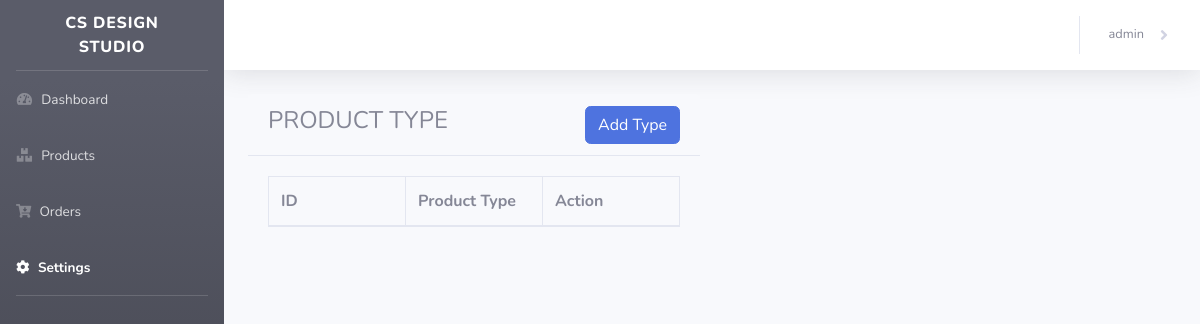
Before: /admin/admin_settings.php (signed in) with the older database file.
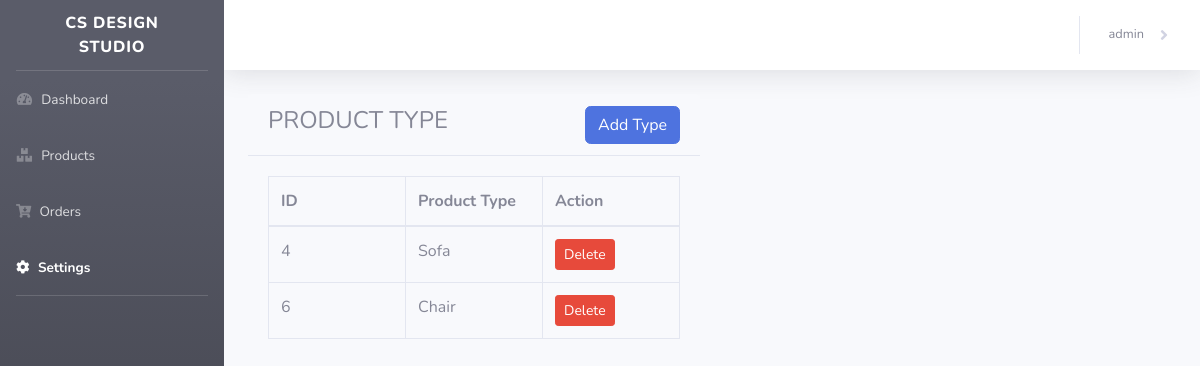
After: the same page with the newer database file.
### tables this page shows
CREATE TABLE `tbl_type` (
  `ID` int(11) NOT NULL,
  `Type` varchar(255) NOT NULL
);

### admin/admin_settings.php (the view, shortened to what this page needs)
<?php
include("assets/php/config.php");
if (!isset($_SESSION['Admin'])) {
    header("Location: " . $folder . "login_admin.php");
    exit();
} else {
    $admin = $_SESSION['Admin'];
}
?>
<!DOCTYPE html>
<html lang="en">
<head>
    <link rel="stylesheet" href="https://use.fontawesome.com/releases/v5.7.1/css/all.css">
    <link rel="stylesheet" href="https://cdn.jsdelivr.net/npm/bootstrap@4.6.2/dist/css/bootstrap.min.css"
>
    <link rel="stylesheet" href="//cdn.datatables.net/1.13.1/css/jquery.dataTables.min.css">
    <link rel="stylesheet" href="assets/css/files.css">
    <link rel="stylesheet" href="assets/css/admin.min.css">
</head>
<body id="page-top">
    <div id="wrapper">
        <ul class="navbar-nav bg-gradient-dark sidebar sidebar-dark accordion" id="accordionSidebar">
            <a class="sidebar-brand d-flex align-items-center justify-content-center" href="admin_dashboard.php">
                <div class="sidebar-brand-text mx-3">CS Design Studio</div>
            </a>
            <hr class="sidebar-divider my-0">
            <li class="nav-item">
                <a class="nav-link" href="admin_dashboard.php">
                    <i class="fas fa-fw fa-tachometer-alt"></i>
                    <span>Dashboard</span></a>
            </li>
            <li class="nav-item">
                <a class="nav-link" href="admin_products.php">
                    <i class="fas fa-fw fa-boxes"></i>
                    <span>Products</span></a>
            </li>
            <li class="nav-item">
                <a class="nav-link" href="admin_orders.php">
                    <i class="fas fa-cart-arrow-down"></i>
                    <span>Orders</span></a>
            </li>
            <li class="nav-item active">
                <a class="nav-link" href="admin_settings.php">
                    <i class="fas fa-cog"></i>
                    <span>Settings</span></a>
            </li>
            <hr class="sidebar-divider d-none d-md-block">
        </ul>
        <div id="content-wrapper" class="d-flex flex-column">
            <div id="content">
                <nav class="navbar navbar-expand navbar-light bg-white topbar mb-4 static-top shadow">
                    <ul class="navbar-nav ml-auto">
                        <li class="nav-item dropdown">
                            <a class="nav-link dropdown-toggle" href="#" id="userDropdown" role="button"
                                data-toggle="dropdown" aria-haspopup="true" aria-expanded="false">
                                <span class="mr-2 d-none d-lg-inline text-gray-600 small">
                                    <?php echo $admin ?>
                                </span>
                            </a>
                        </li>
                    </ul>
                </nav>
                <div class="container-fluid">
                    <div class="row">
                        <div class="col-lg-6">
                            <div class="card-header">
                                <button type="button" class="btn btn-primary float-right" data-toggle="modal"
                                    data-target="#addType">
                                    Add Type
                                </button>
                                <h4>PRODUCT TYPE</h4>
                            </div>
                            <div class="card-body">
                                <table class="table table-bordered" id="productType"
                                    style="table-layout: fixed; width: 100%">
                                    <thead>
                                        <tr>
                                            <th>ID</th>
                                            <th>Product Type</th>
                                            <th>Action</th>
                                        </tr>
                                    </thead>
                                    <tbody>
                                        <?php
                                        $sql = "SELECT * FROM `tbl_type`";
                                        $result = $db->query($sql);
                                        while ($prow = mysqli_fetch_array($result)) {
                                            ?>
                                            <tr>
                                                <td>
                                                    <?php echo $prow['ID'] ?>
                                                </td>
                                                <td style="">
                                                    <?php echo $prow['Type'] ?>
                                                </td>
                                                <td>
                                                    <button class="btn btn-sm btn-danger" id='idtoedit'
                                                        value="<?php echo $prow['ID'] ?>"
                                                        onclick="delete_type(<?php echo $prow['ID'] ?>);">Delete</button>
                                                </td>
                                            </tr>
                                        <?php } ?>
                                    </tbody>
                                </table>
                            </div>
                        </div>
                    </div>
                </div>
            </div>
        </div>
    </div>
</body>
</html>

Changed rows visible on the page:
added tbl_type: ID "4", Type "Sofa"
added tbl_type: ID "6", Type "Chair"
